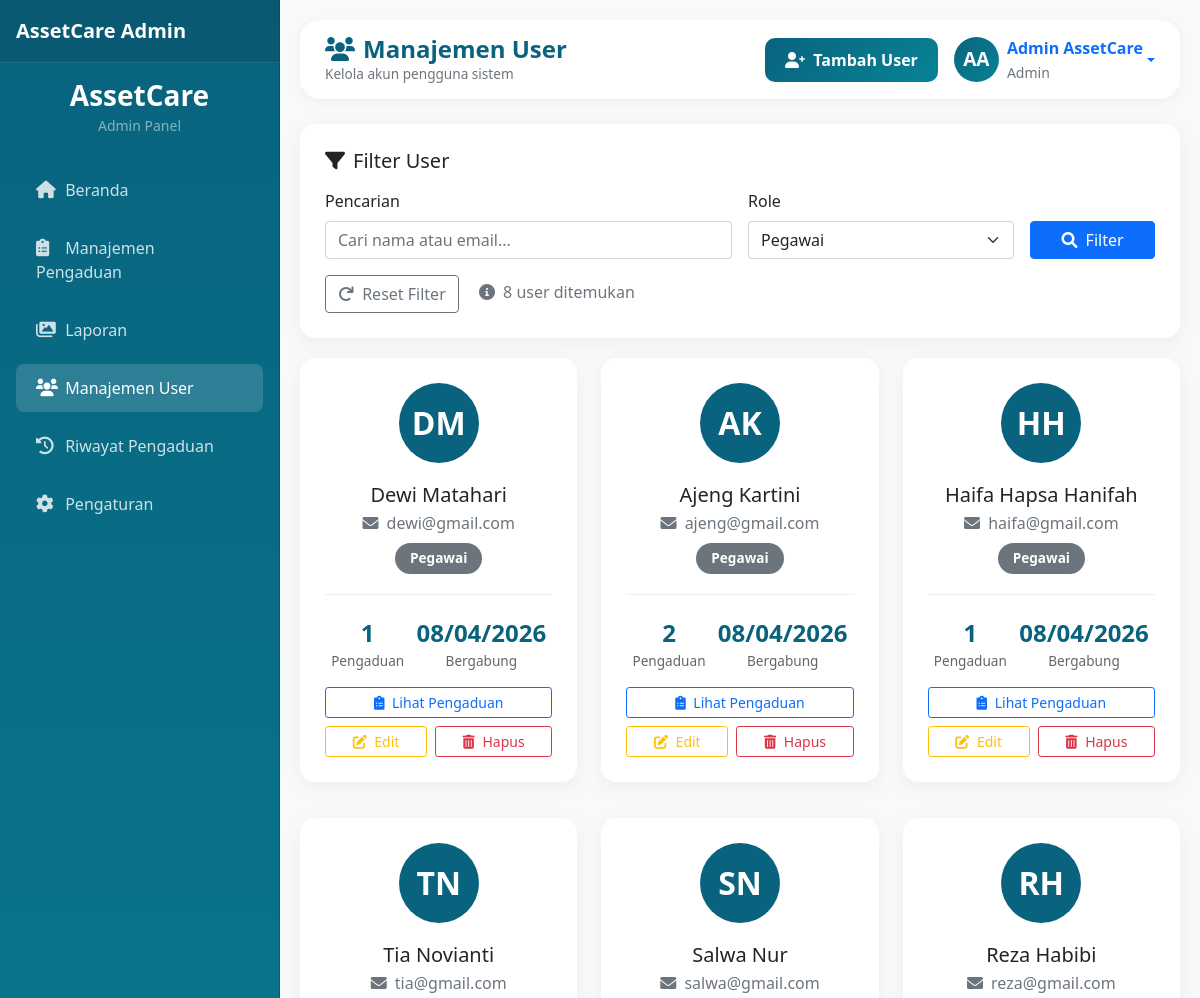
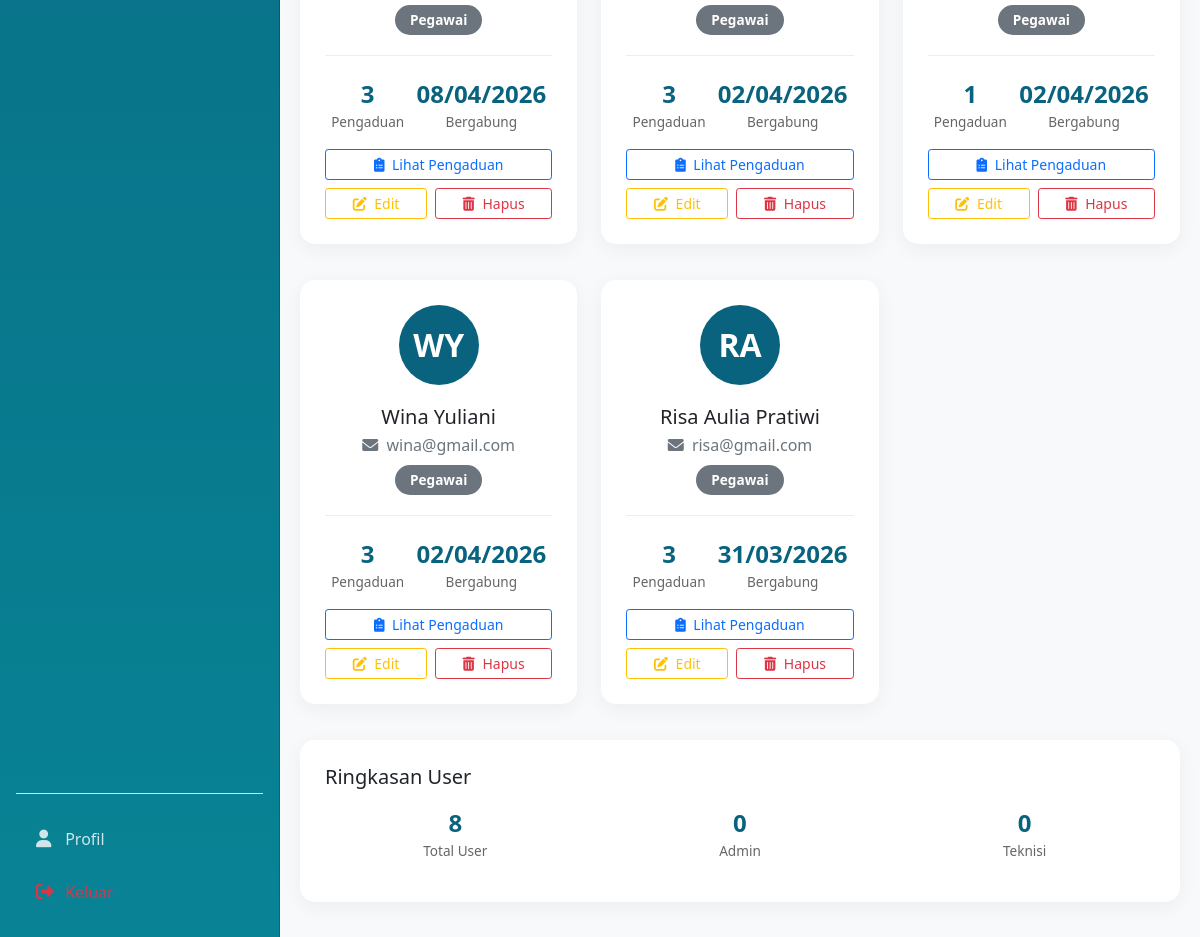
The page /admin/user.php?role=pegawai (signed in) on the database its author committed (2 pictures, top to bottom).
### tables this page shows
CREATE TABLE `users` (
  `id` int(11) NOT NULL,
  `nama` varchar(100) NOT NULL,
  `email` varchar(100) NOT NULL,
  `password` varchar(255) NOT NULL,
  `role` enum('pegawai','admin','teknisi') NOT NULL DEFAULT 'pegawai',
  `created_at` timestamp NOT NULL DEFAULT current_timestamp(),
  `updated_at` timestamp NOT NULL DEFAULT current_timestamp() ON UPDATE current_timestamp()
);

### config/database.php (called while the page is built, shortened)
<?php
class Database {
    private $host = "localhost";
    private $username = "root";
    private $password = "";
    private $database = "sapraskantor";
    public $conn;
    public function __construct() {
        $this->conn = new mysqli($this->host, $this->username, $this->password, $this->database);
    }
    public function escape_string($string) {
        return $this->conn->real_escape_string($string);
    }
    public function query($sql) {
        return $this->conn->query($sql);
    }
}
function generateInitials($name) {
    $words = explode(' ', trim($name));
    $initials = '';
    if (count($words) >= 2) {
        $initials = strtoupper(substr($words[0], 0, 1) . substr($words[1], 0, 1));
    } else {
        $initials = strtoupper(substr($words[0], 0, 2));
    }
    return $initials;
}
?>

### admin/user.php (the view, shortened to what this page needs)
<?php
require_once '../config/database.php';
$db = new Database();
$search = isset($_GET['search']) ? $db->escape_string($_GET['search']) : '';
$role_filter = isset($_GET['role']) ? $db->escape_string($_GET['role']) : '';
$query = "SELECT *,
          (SELECT COUNT(*) FROM pengaduan WHERE user_id = users.id) as total_pengaduan
          FROM users WHERE 1=1";
if ($role_filter) {
    $query .= " AND role = '$role_filter'";
}
$query .= " ORDER BY created_at DESC";
$result = $db->query($query);
$users = $result->fetch_all(MYSQLI_ASSOC);
?>
<!DOCTYPE html>
<html lang="id">
<head>
    <link href="https://cdn.jsdelivr.net/npm/bootstrap@5.1.3/dist/css/bootstrap.min.css" rel="stylesheet">
    <link rel="stylesheet" href="https://cdnjs.cloudflare.com/ajax/libs/font-awesome/6.0.0/css/all.min.css">
</head>
<body>
    <?php include 'sidebar.php'; ?>
    <div class="main-content">
        <div class="top-navbar">
            <div class="page-title">
                <h4><i class="fas fa-users me-2"></i>Manajemen User</h4>
                <p>Kelola akun pengguna sistem</p>
            </div>
            <div class="d-flex align-items-center gap-3">
                <button type="button" class="btn btn-tambah-user" data-bs-toggle="modal" data-bs-target="#tambahUserModal">
                    <i class="fas fa-user-plus me-1"></i> Tambah User
                </button>
                <div class="dropdown">
                    <a href="#" class="d-flex align-items-center text-decoration-none dropdown-toggle" data-bs-toggle="dropdown">
                        <div class="profile-avatar me-2">
                            <?php echo generateInitials($_SESSION['nama']); ?>
                        </div>
                        <div class="d-none d-md-block">
                            <span class="fw-bold"><?php echo $_SESSION['nama']; ?></span><br>
                            <small class="text-muted">Admin</small>
                        </div>
                    </a>
                </div>
            </div>
        </div>
        <div class="user-card">
            <h5 class="mb-3"><i class="fas fa-filter me-2"></i>Filter User</h5>
            <form method="GET" class="row g-3">
                <div class="col-md-6">
                    <label class="form-label">Pencarian</label>
                    <input type="text" class="form-control" name="search" placeholder="Cari nama atau email..."
                           value="<?php echo htmlspecialchars($search); ?>">
                </div>
                <div class="col-md-4">
                    <label class="form-label">Role</label>
                    <select class="form-select" name="role">
                        <option value="pegawai" <?php echo $role_filter == 'pegawai' ? 'selected' : ''; ?>>Pegawai</option>
                    </select>
                </div>
                <div class="col-md-2 d-flex align-items-end">
                    <button type="submit" class="btn btn-primary w-100">
                        <i class="fas fa-search me-1"></i> Filter
                    </button>
                </div>
                <div class="col-12">
                    <a href="user.php" class="btn btn-outline-secondary">
                        <i class="fas fa-redo me-1"></i> Reset Filter
                    </a>
                    <?php if ($search || $role_filter): ?>
                        <span class="ms-3 text-muted">
                            <i class="fas fa-info-circle me-1"></i>
                            <?php echo count($users); ?> user ditemukan
                        </span>
                    <?php endif; ?>
                </div>
            </form>
        </div>
        <div class="row">
            <?php if (empty($users)): ?>
                <div class="col-12">
                    <div class="user-card text-center py-5">
                        <i class="fas fa-users fa-3x text-muted mb-3"></i>
                        <h5 class="text-muted">Tidak ada user ditemukan</h5>
                        <p class="mb-0">Coba gunakan filter yang berbeda</p>
                    </div>
                </div>
            <?php else: ?>
                <?php foreach ($users as $user): ?>
                    <div class="col-md-6 col-lg-4 mb-3">
                        <div class="user-card">
                            <div class="user-avatar">
                                <?php echo generateInitials($user['nama']); ?>
                            </div>
                            <div class="text-center mb-3">
                                <h5 class="mb-1"><?php echo htmlspecialchars($user['nama']); ?></h5>
                                <p class="text-muted mb-2">
                                    <i class="fas fa-envelope me-1"></i>
                                    <?php echo $user['email']; ?>
                                </p>
                                <div class="d-flex justify-content-center gap-2 mb-3">
                                    <span class="badge-role badge-<?php echo $user['role']; ?>">
                                        <?php echo ucfirst($user['role']); ?>
                                    </span>
                                </div>
                            </div>
                            <div class="user-stats">
                                <div class="stat-item">
                                    <div class="stat-number"><?php echo $user['total_pengaduan']; ?></div>
                                    <div class="stat-label">Pengaduan</div>
                                </div>
                                <div class="stat-item">
                                    <div class="stat-number">
                                        <?php echo date('d/m/Y', strtotime($user['created_at'])); ?>
                                    </div>
                                    <div class="stat-label">Bergabung</div>
                                </div>
                            </div>
                            <div class="mt-3">
                                <div class="d-grid gap-2">
                                    <?php if ($user['role'] == 'teknisi'): ?>
                                        <a href="riwayat_tugas_teknisi.php?user_id=<?php echo $user['id']; ?>"
                                           class="btn btn-sm btn-tugas">
                                            <i class="fas fa-clipboard-list me-1"></i> Lihat Tugas
                                        </a>
                                    <?php else: ?>
                                        <a href="pengaduan.php?user_id=<?php echo $user['id']; ?>"
                                           class="btn btn-sm btn-outline-primary">
                                            <i class="fas fa-clipboard-list me-1"></i> Lihat Pengaduan
                                        </a>
                                    <?php endif; ?>
                                    <div class="d-flex gap-2">
                                        <button type="button" class="btn btn-sm btn-outline-warning btn-edit flex-grow-1"
                                                data-bs-toggle="modal"
                                                data-bs-target="#editModal<?php echo $user['id']; ?>">
                                            <i class="fas fa-edit me-1"></i> Edit
                                        </button>
                                        <?php if ($user['id'] != $_SESSION['user_id']): ?>
                                            <button type="button" class="btn btn-sm btn-outline-danger btn-hapus flex-grow-1"
                                                    data-bs-toggle="modal"
                                                    data-bs-target="#hapusModal<?php echo $user['id']; ?>">
                                                <i class="fas fa-trash-alt me-1"></i> Hapus
                                            </button>
                                        <?php endif; ?>
                                    </div>
                                </div>
                            </div>
                        </div>
                    </div>
                <?php endforeach; ?>
            <?php endif; ?>
        </div>
        <div class="user-card">
            <h5 class="mb-3">Ringkasan User</h5>
            <div class="row text-center">
                <div class="col-md-4 mb-3">
                    <div class="stat-number"><?php echo count($users); ?></div>
                    <div class="stat-label">Total User</div>
                </div>
                <div class="col-md-4 mb-3">
                    <div class="stat-number">
                        <?php
                        $admin_count = array_filter($users, function($u) {
                            return $u['role'] == 'admin';
                        });
                        echo count($admin_count);
                        ?>
                    </div>
                    <div class="stat-label">Admin</div>
                </div>
                <div class="col-md-4 mb-3">
                    <div class="stat-number">
                        <?php
                        $teknisi_count = array_filter($users, function($u) {
                            return $u['role'] == 'teknisi';
                        });
                        echo count($teknisi_count);
                        ?>
                    </div>
                    <div class="stat-label">Teknisi</div>
                </div>
            </div>
        </div>
    </div>
</body>
</html>

### admin/user.php (style rules this page uses)
:root { --primary: #09637E; --secondary: #088395; --accent: #7AB2B2; --light: #EBF4F6; }
* { margin: 0; padding: 0; box-sizing: border-box; }
body { background-color: #f8f9fa; font-family: 'Segoe UI', Tahoma, Geneva, Verdana, sans-serif; }
.main-content { margin-left: 280px; padding: 20px 30px; transition: all 0.3s; }
.top-navbar { background: white; border-radius: 20px; padding: 15px 25px; margin-bottom: 25px; box-shadow: 0 2px 10px rgba(0,0,0,0.05); display: flex; justify-content: space-between; align-items: center; flex-wrap: wrap; gap: 15px; }
.page-title h4 { color: var(--primary); font-weight: 700; margin: 0; }
.page-title p { margin: 0; color: #6c757d; font-size: 0.85rem; }
.profile-avatar { width: 45px; height: 45px; background: linear-gradient(135deg, var(--primary), var(--secondary)); color: white; border-radius: 50%; display: flex; align-items: center; justify-content: center; font-weight: 700; font-size: 1.2rem; }
.user-card { background: white; border-radius: 15px; box-shadow: 0 5px 20px rgba(0, 0, 0, 0.05); padding: 25px; margin-bottom: 20px; }
.user-avatar { width: 80px; height: 80px; background: var(--primary); color: white; border-radius: 50%; display: flex; align-items: center; justify-content: center; font-size: 2rem; font-weight: bold; margin: 0 auto 20px; }
.user-stats { display: flex; justify-content: space-around; margin-top: 20px; padding-top: 20px; border-top: 1px solid #eee; }
.stat-item { text-align: center; }
.stat-number { font-size: 1.5rem; font-weight: 700; color: var(--primary); }
.stat-label { font-size: 0.85rem; color: #666; }
.badge-role { padding: 5px 15px; border-radius: 20px; font-size: 0.85rem; font-weight: 600; }
.badge-pegawai { background: #6c757d; color: white; }
.btn-hapus { color: #dc3545; border-color: #dc3545; }
.btn-edit { color: #ffc107; border-color: #ffc107; }
.btn-tambah-user { background: linear-gradient(135deg, var(--primary), var(--secondary)); border: none; color: white; padding: 10px 20px; border-radius: 10px; font-weight: 600; transition: all 0.3s; }
@media (max-width: 1200px) { .main-content { padding: 15px 20px; } }

### admin/sidebar.php (style rules this page uses)
@media (min-width: 992px) { .main-content { margin-left: 280px; margin-top: 0; padding-top: 20px; } }
@media (min-width: 992px) { body { padding-top: 0; } }

### rows shown on the page
users: nama "DM", nama "Dewi Matahari", email "dewi@gmail.com", role "Pegawai", total_pengaduan "1", created_at "08/04/2026"
users: nama "AK", nama "Ajeng Kartini", email "ajeng@gmail.com", role "Pegawai", total_pengaduan "2", created_at "08/04/2026"
users: nama "HH", nama "Haifa Hapsa Hanifah", email "haifa@gmail.com", role "Pegawai", total_pengaduan "1", created_at "08/04/2026"
users: nama "TN", nama "Tia Novianti", email "tia@gmail.com", role "Pegawai", total_pengaduan "3", created_at "08/04/2026"
users: nama "SN", nama "Salwa Nur", email "salwa@gmail.com", role "Pegawai", total_pengaduan "3", created_at "02/04/2026"
users: nama "RH", nama "Reza Habibi", email "reza@gmail.com", role "Pegawai", total_pengaduan "1", created_at "02/04/2026"
users: nama "WY", nama "Wina Yuliani", email "wina@gmail.com", role "Pegawai", total_pengaduan "3", created_at "02/04/2026"
users: nama "RA", nama "Risa Aulia Pratiwi", email "risa@gmail.com", role "Pegawai", total_pengaduan "3", created_at "31/03/2026"

### other values the page prints
generateInitials($_SESSION['nama']) "AA"
$_SESSION['nama'] "Admin AssetCare"
count($users) "8"
count($admin_count) "0"
count($teknisi_count) "0"
